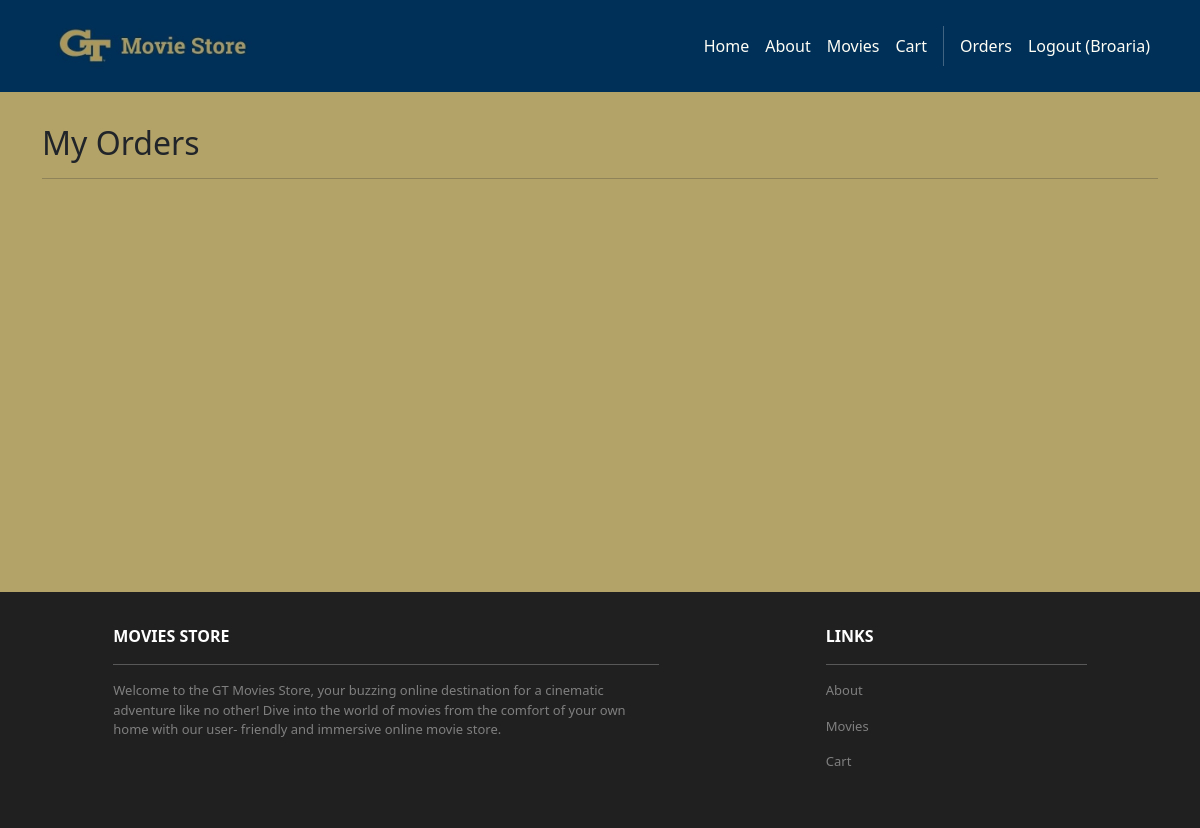
The app's page /accounts/orders/ (signed in), older data.
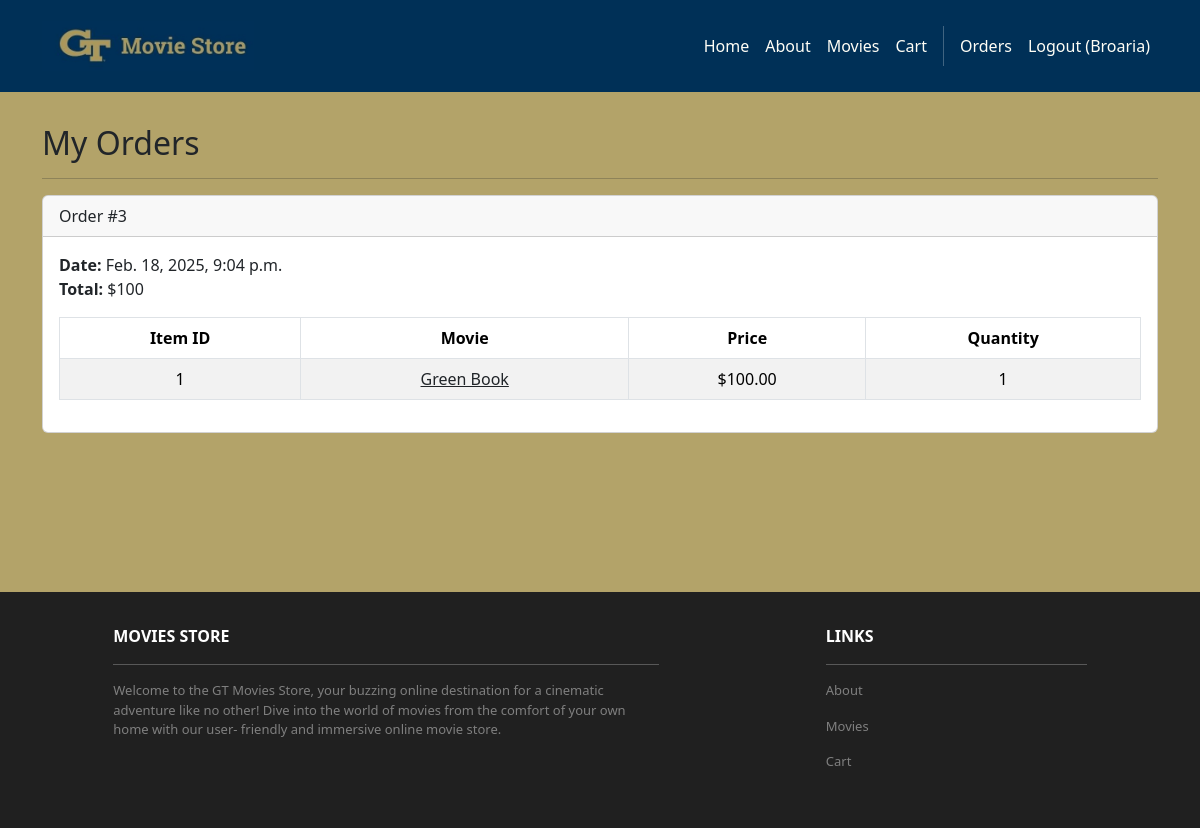
The same page, newer data.
### cart/models.py (models this page shows, shortened)
class Order(models.Model):
    id = models.AutoField(primary_key=True)
    total = models.IntegerField()
    user = models.ForeignKey(
        User,
        on_delete=models.CASCADE,
        related_name='orders',
        db_index=True
    )
    date = models.DateTimeField(auto_now_add=True, db_index=True)

class Item(models.Model):
    id = models.AutoField(primary_key=True)
    price = models.IntegerField()
    quantity = models.IntegerField()
    order = models.ForeignKey(Order, on_delete=models.CASCADE, related_name="items")
    movie = models.ForeignKey(Movie, on_delete=models.CASCADE)

### movies/models.py (models this page shows, shortened)
class Movie(models.Model):
    id = models.AutoField(primary_key=True)
    GENRE_CHOICES = [
        ('ACTION', 'Action'),
        ('FAMILY', 'Family'),
        ('ADVENTURE', 'Adventure'),
        ('COMEDY', 'Comedy'),
        ('DRAMA', 'Drama'),
        ('HORROR', 'Horror'),
        ('SCIFI', 'Sci-Fi'),
        ('ROMANCE', 'Romance'),
        ('FANTASY', 'Fantasy'),
    ]
    name = models.CharField(max_length=255, db_index=True)
    price = models.DecimalField(max_digits=6, decimal_places=2)
    description = models.TextField()
    genre = models.CharField(
        max_length=20,
        choices=GENRE_CHOICES,
        default='DRAMA')
    image = models.ImageField(upload_to='movie_images/', blank=True, null=True)
    image_url = models.URLField(blank=True, null=True)

### accounts/views.py (the view)
# urls.py: path('orders/', views.orders, name='accounts.orders'),
@login_required
def orders(request):
    template_data = {}
    template_data = {'title': 'Orders', 'orders': request.user.orders.all()}
    return render(request, 'accounts/orders.html', {'template_data': template_data})

### accounts/templates/accounts/orders.html (shortened to what this page needs)
<!DOCTYPE html>
<html lang="en">
<head>
</head>
<body>
  {% extends 'base.html' %}
  {% block content %}
    <div class="p-3">
      <div class="container">
        <div class="row mt-3">
          <div class="col mx-auto mb-3">
            <h2>My Orders</h2>
            <hr />
            {% for order in template_data.orders %}
            <div class="card mb-4">
              <div class="card-header">
                Order #{{ order.id }}
              </div>
              <div class="card-body">
                <b>Date:</b> {{ order.date }}<br />
                <b>Total:</b> ${{ order.total }}<br />
                <table class="table table-bordered
                  table-striped text-center mt-3">
                  <thead>
                    <tr>
                      <th scope="col">Item ID</th>
                      <th scope="col">Movie</th>
                      <th scope="col">Price</th>
                      <th scope="col">Quantity</th>
                    </tr>
                  </thead>
                  <tbody>
                    {% for item in order.items.all %}
                    <tr>
                      <td>{{ item.movie.id }}</td>
                      <td>
                        <a class="link-dark" href="{% url 'movies.show' id=item.movie.id %}">
                          {{ item.movie.name }}
                        </a>
                      </td>
                      <td>${{ item.movie.price }}</td>
                      <td>{{ item.quantity }}</td>
                    </tr>
                    {% endfor %}
                  </tbody>
                </table>
              </div>
            </div>
            {% endfor %}
          </div>
        </div>
      </div>
    </div>
  {% endblock content %}

### moviesstore/templates/base.html (shortened to what this page needs)
<!DOCTYPE html>
<html>
  <head>
    {% load static %}
    <link href=
      "https://cdn.jsdelivr.net/npm/bootstrap@5.3.3/dist/css/bootstrap.min.css" rel="stylesheet"
>
    <link rel=
      "stylesheet"  href="https://cdnjs.cloudflare.com/ajax/libs/font-awesome/6.1.1/css/all.min.css">
    <link rel="stylesheet" type="text/css"
          href="{%static 'css/style.css' %}">
    <link rel="stylesheet" type="text/css"
          href="{%static 'css/custom.css' %}">
  </head>
  <body>
    <nav class="p-3 navbar navbar-dark bg-blue
         navbar-expand-lg">
      <div class="container">
        <a class="navbar-brand"
           href="{% url 'home.index' %}">
          <img src="{% static 'img/moviestore_logo.jpg' %}" alt="GT Logo"
               height="50" />
        </a>
        <div class="collapse navbar-collapse"
             id="navbarNavAltMarkup">
          <div class="navbar-nav ms-auto navbar-ml">
            <a class="nav-link"
               href="{% url 'home.index' %}">Home</a>
            <a class="nav-link"
               href="{% url 'home.about' %}">About</a>
            <a class="nav-link" href=
              "{% url 'movies.index' %}">Movies</a>
            <a class="nav-link"
            href="{% url 'cart.index' %}">Cart</a>
            {% if user.is_authenticated %}
            <a class="nav-link"
              href="{% url 'accounts.orders' %}">Orders
            </a>
            <a class="nav-link" href="{% url 'accounts.logout' %}">Logout ({{user.username }})</a>
            {% endif %}
          </div>
        </div>
      </div>
    </nav>
    <div class="pb-6 bg-yellow content">
      {% block content %}
      {% endblock content %}
    </div>
    <section class="p-3 ms-footer d-none d-md-block b-0 w-100 bottom-0">
      <div class="container">
        <div class="row mt-3 text-white">
          <div class="col-md-6 col-lg-6 col-xl-6
               mx-auto mb-4">
            <b>MOVIES STORE</b>
            <hr />
            <p>
              Welcome to the GT Movies Store, your buzzing online
              destination for a cinematic adventure like no
              other! Dive into the world of movies from the
              comfort of your own home with our user-
              friendly and immersive online movie store.
            </p>
          </div>
          <div class="col-md-3 col-lg-3 col-xl-3
               mx-auto mb-4">
            <b>LINKS</b>
            <hr />
            <p><a class="nav-link"
              href="{% url 'home.about' %}">
              About
            </a></p>
            <p><a class="nav-link"
              href="{% url 'movies.index' %}">
              Movies
            </a></p>
            <p><a class="nav-link"
              href="{% url 'cart.index' %}">
              Cart
            </a></p>
          </div>
        </div>
      </div>
    </section>
  </body>
</html>

### moviesstore/static/css/style.css (style rules this page uses)
.navbar a.nav-link { color: #FFFEF6 !important; }
.ms-footer { background-color: #202020; }
.ms-footer p { color: #7F7F7F; font-size: 13px; }

### moviesstore/static/css/custom.css (style rules this page uses)
.bg-blue { background-color: #003057; }
.bg-yellow { background-color: #b3a369; }
.content { min-height: calc(100vh - 300px); }

Row changes from the older to the newer data that the page shows:
added Order: id "3", date "Feb. 18, 2025, 9:04 p.m.", total "100"
added Item: movie.id "1", movie.name "Green Book", movie.price "100.00", quantity "1"
